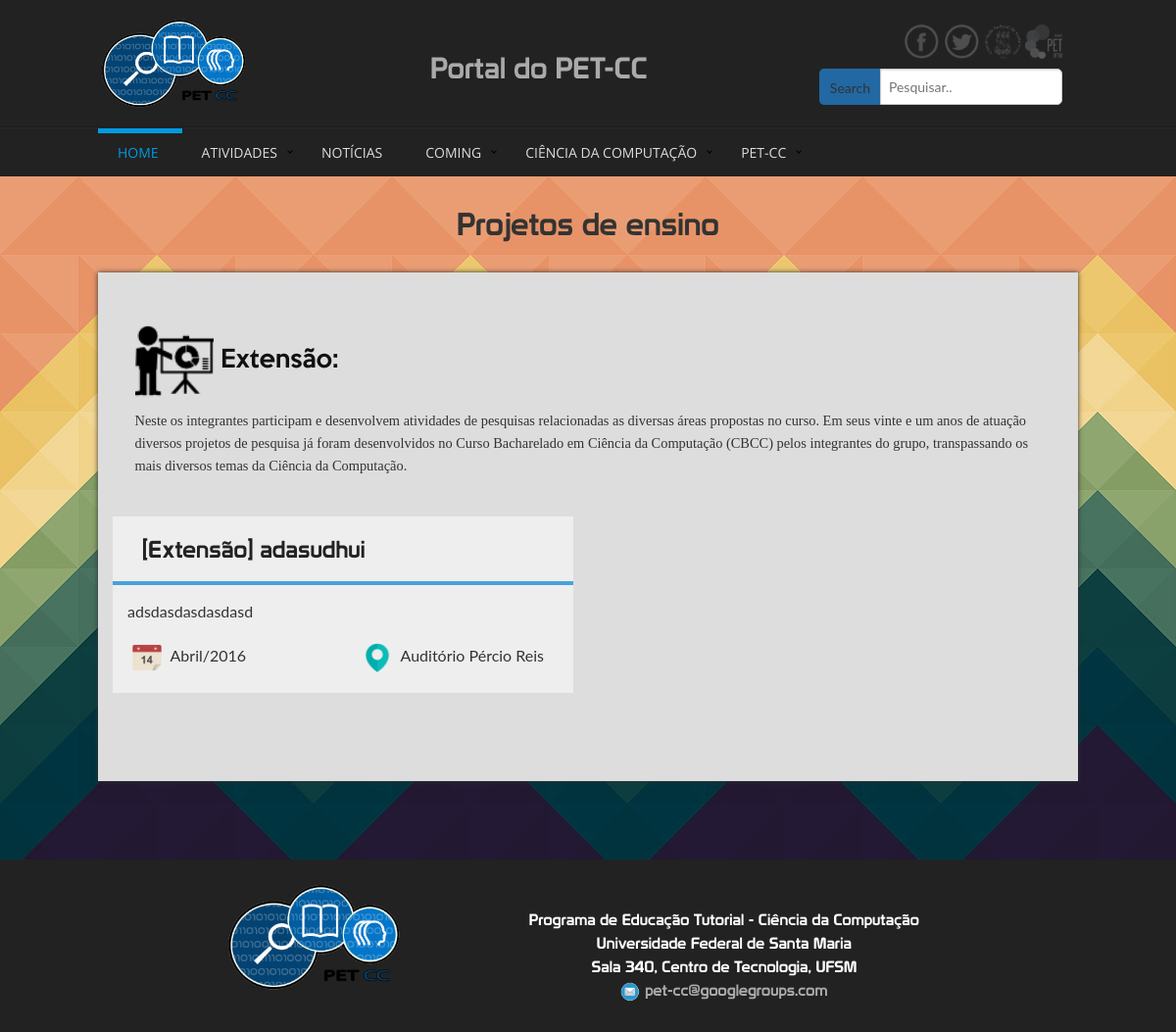
/projetos/extensao/, run on an earlier commit of the app's database.
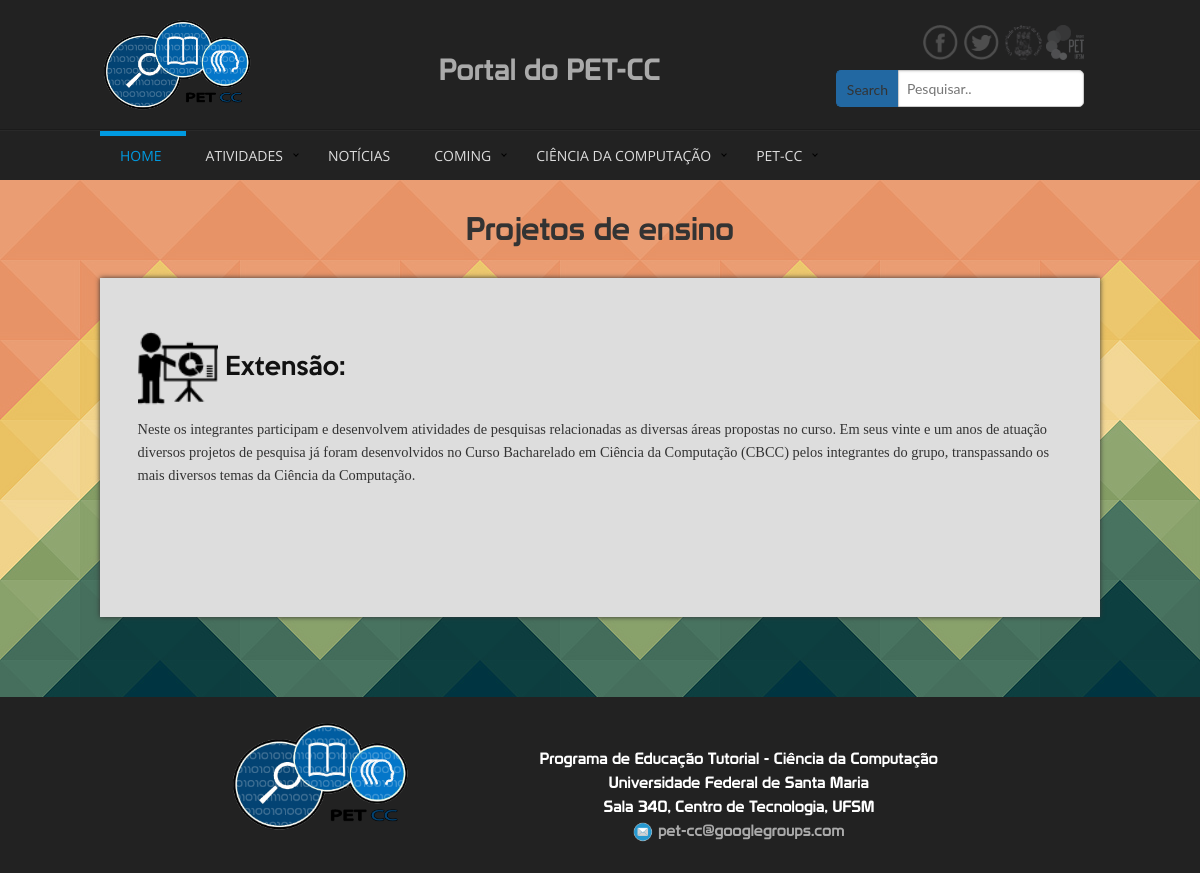
And on a later commit of the database.
### atividades/models.py (models this page shows, shortened)
class Atividade(models.Model):
    nome = models.CharField(max_length=150)
    carga = models.IntegerField()
    local = models.CharField(max_length=150, default="")
    slug = models.SlugField(max_length=100, blank=True, unique=True)
    data_inicial = models.DateField(
            default=datetime.now,
            blank=False
    )
    data_final = models.DateField(
            default=datetime.now,
            blank=False
    )
    hora_inicial = models.TimeField(
        default=datetime.now(),
        blank=False
    )
    hora_final = models.TimeField(
        default=datetime.now(),
        blank=False
    )
    data_definida = models.BooleanField(default=False)
    certificado_disponivel = models.BooleanField(default=False)
    inscricao_aberta = models.BooleanField(default=False)
    maximo_inscritos = models.IntegerField(default=30, blank=True)
    tipo = models.CharField(max_length=50, choices=(('MN', 'Minicurso'), ('PEC', 'PEC'), ('SEM', 'Seminario'),
                                                    ('TA', 'Topico de Apoio'), ('PESQ', 'Pesquisa'),
                                                    ('EX', 'Extensao'), ('OU', 'Outro')), default='OU')
    organizacao = models.CharField(max_length=100, default="PET - Ciência da Computação", blank=False, null=False)
    descricao = models.TextField()
    aviso = models.TextField(default="", blank=True)
    integrantes = models.CharField(max_length=150, blank=True, default="", help_text="Usar para projetos de pesquisa, "
                                                                                     "indicando os participantes do"
                                                                                     "projeto.")
    class Meta:
        ordering = ['-data_inicial']

### projetos/views.py (the view)
def extensao(request):
    prj = Atividade.objects.filter(tipo='EX')
    return render(request, 'projetos/extensao.html', {'prj': prj})

### atividades/templatetags/atividades_extra.py (called while the page is built)
@register.filter(name='tipomin')
def tipomin(value):
    return tipos[value]

### projetos/templates/projetos/extensao.html (shortened to what this page needs)
{% extends 'base/base.html' %}
{% load endless %}
{% load atividades_extra %}
{% block cabecalho %}
    {% include 'home/cabecalho.html' %}
{% endblock %}
{% block precorpo %}
	<div class="container text-center" style="padding-top:25px; padding-bottom:25px; color:#333; font-size:32px; font-family: 'Prototype">
        Projetos de ensino
    </div>
{% endblock %}
{% block corpo %}
<div class="container" style="color:#111; padding-bottom:30px;">
	<div class="medium-11 large-10 columns small-centered" style="background-color:#ddd; box-shadow:0px 0px 5px #333; padding-bottom:60px;">
		<div class="row" id="ensino" style="padding-top:50px;">
			<div class="small-12 columns">
				<div class="row" style="padding-bottom:20px;">
					<div class="small-12 columns lemon" style="font-size:24px; line-height:50px;">
                        <img src="/media/img/icons/ensino.png" width="80" alt=""> Extensão:
                        <p style="font-size:60%; font-family:'Trebuchet MS'; padding-top:10px; color:#333">Neste os integrantes participam e desenvolvem atividades de pesquisas relacionadas as diversas áreas propostas no curso. Em seus vinte e um anos de atuação diversos projetos de pesquisa já foram desenvolvidos no Curso Bacharelado em Ciência da Computação (CBCC) pelos integrantes do grupo, transpassando os mais diversos temas da Ciência da Computação.</p>
					</div>
				</div>
				<div class="row">
					{% for projeto in prj %}
					{% if forloop.counter0|divisibleby:'2' %}
						{% if forloop.first %}
							<div class="row">
						{% else %}
							<div class="row" style="margin-top:26px;">
						{% endif %}
					{% endif %}
						<div class="medium-9 medium-centered large-uncentered large-6 columns">
							<div class="small-12 columns minicurso_antigo" style="padding-bottom:16px;">
								<a href="/atividades/{{projeto.slug}}" style="color:#222"><div class="row m_titulo">
									<div class="small-12 columns prototype">
										[{{projeto.tipo|tipomin}}] {{projeto.nome}}
									</div>
								</div></a>
								<div class="row">
									<hr style="padding:0; margin:0; border:2px solid #47a3da;">
								</div>
								<div class="row m_conteudo text-justify">
									{{projeto.descricao|striptags}}
								</div>
								<div class="row">
									<div class="medium-6 columns">
										<img src="/media/img/icons/calendario.png" height="40" width="40" alt="" style="padding:5px;">
										{{projeto.data_inicial|date:"F/Y"}}
									</div>
									<div class="medium-6 columns">
										<img src="/media/img/icons/place.png" height="40" width="40" alt="" style="padding:5px;">
										{{projeto.local}}
									</div>
								</div>
							</div>
						</div>
					{% if not forloop.counter0|divisibleby:'2'%}
					</div>
                    {% elif forloop.last %}
                    </div>
					{% endif %}
					{% endfor %}
				</div>
			</div>
		</div>
	</div>
</div>
{% endblock %}
{% block rodape %}
    {% include 'home/rodape.html' %}
{% endblock %}

What changed in the data, as far as the page shows it:
removed Atividade: tipo|tipomin "Extensão", nome "adasudhui", descricao "adsdasdasdasdasd", data_inicial "Abril/2016", local "Auditório Pércio Reis"
